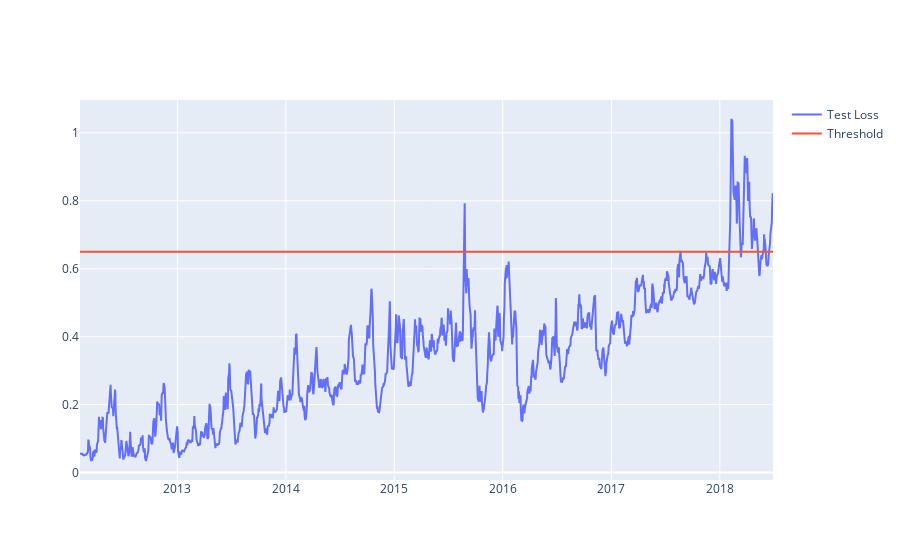

Source (notebook cell):
### Code cell
fig = go.Figure()
fig.add_trace(go.Scatter(x=test_score_df["date"], 
                         y=test_score_df["loss"],
                         mode="lines", 
                         name="Test Loss"))

fig.add_trace(go.Scatter(x=test_score_df["date"], 
                         y=test_score_df["threshold"],
                         mode="lines", 
                         name="Threshold"))
fig.update_layout(showlegend=True)
fig.show()

### Figure 1 — Plotly figure (JSON) as saved in the notebook; plotly's stock layout.template omitted (floating-point values rounded to 4 significant figures; data arrays with more than 128 entries replaced by an {"elided": "..."} marker saying what was removed)
{"data": [{"mode": "lines", "name": "Test Loss", "type": "scatter", "x": {"elided": "1609 str values"}, "y": {"elided": "1609 float values"}}, {"mode": "lines", "name": "Threshold", "type": "scatter", "x": {"elided": "1609 str values"}, "y": {"elided": "1609 float values"}}], "layout": {"showlegend": true}}
